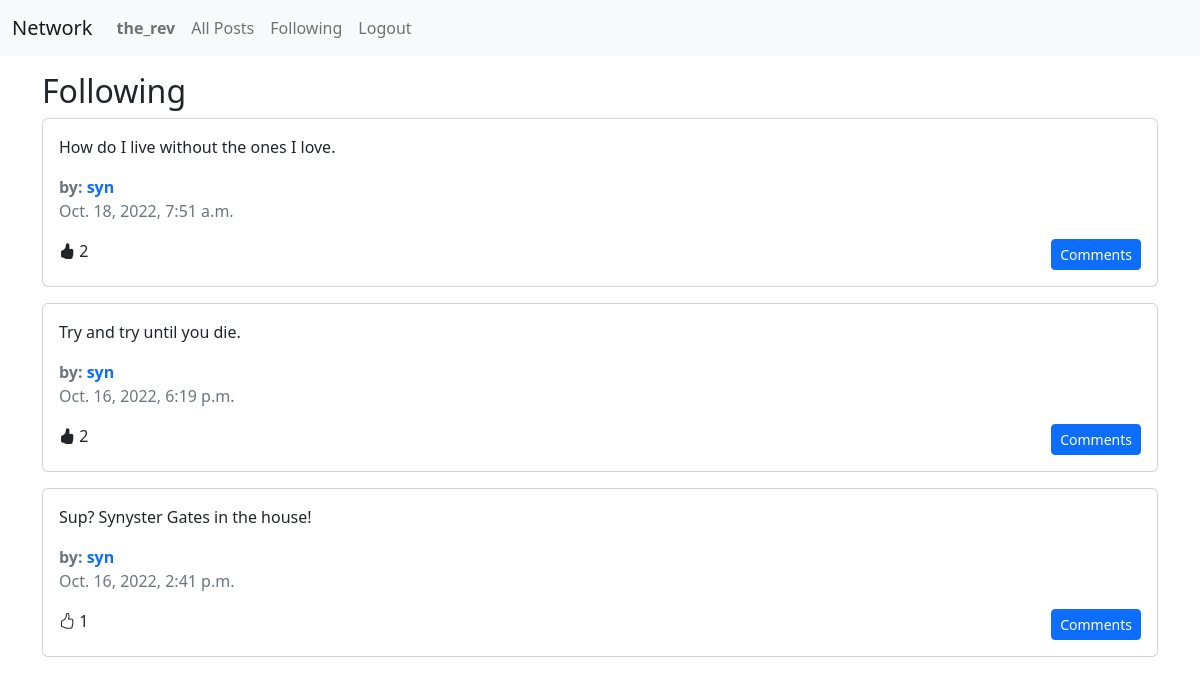
Screenshot of /following (signed in) with the database file from the repository.
### network/models.py (models this page shows, shortened)
class User(AbstractUser):
    following = models.ManyToManyField("self", blank=True, related_name="followers", symmetrical=False)
    liked_posts = models.ManyToManyField("Post", blank=True, related_name="likers")

class Post(models.Model):
    author = models.ForeignKey(User, on_delete=models.CASCADE, related_name="posts")
    body = models.TextField()
    date_created = models.DateTimeField(auto_now_add=True)

### network/views.py (the view)
# urls.py: path("following", views.following, name="following"),
@login_required
def following(request):
    posts = Post.objects.filter(author__in=request.user.following.all()).order_by("-date_created")
    for post in posts:
        setattr(post, "like_count", post.likers.count())
        setattr(post, "liked", request.user.liked_posts.filter(pk=post.id).exists())
    page_num = request.GET.get("page")
    if not page_num:
        page_num = 1
    paginator = Paginator(posts, 10)
    page = paginator.get_page(page_num)
    return render(request, "network/following.html", {
        "page": page
    })

### network/templates/network/following.html (shortened to what this page needs)
{% extends "network/posts_layout.html" %}
{% block header %}
<h1 class="fs-2">Following</h1>
{% endblock %}

### network/templates/network/posts_layout.html (shortened to what this page needs)
{% extends "network/layout.html" %}
{% load static %}
{% block body %}
{% block header %}{% endblock %}
<div id="posts" class="row gy-3">
    {% for post in page %}
    <div class="col-12">
        <div class="card">
            <div class="card-body">
                <p class="card-text" id="post-{{ post.id }}-body">{{ post.body }}</p>
                <div class="text-muted fw-bold">
                    by:
                    <a href="{% url 'user' user_id=post.author.id %}" class="profile-link">
                        {{ post.author.username }}
                    </a>
                </div>
                <div class="card-text text-muted mb-3">{{ post.date_created }}</div>
                <div class="d-flex">
                    <div class="me-auto">
                        {% if post.liked %}
                        <i class="bi bi-hand-thumbs-up-fill like-button" data-post-id="{{ post.id }}"></i>
                        {% else %}
                        <i class="bi bi-hand-thumbs-up like-button" data-post-id="{{post.id}}"></i>
                        {% endif %}
                        <span class="like-count">{{ post.like_count }}</span>
                    </div>
                    <button
                        data-post-id="{{post.id}}"
                        class="btn btn-sm btn-primary comments-button"
                        data-bs-toggle="modal"
                        data-bs-target="#comments-modal"
                    >
                        Comments
                    </button>
                </div>
            </div>
        </div>
    </div>
    {% endfor %}
</div>
{% endblock %}

### network/templates/network/layout.html (shortened to what this page needs)
{% load static %}
<!DOCTYPE html>
<html lang="en">
<head>
    <link href="https://cdn.jsdelivr.net/npm/bootstrap@5.2.2/dist/css/bootstrap.min.css" rel="stylesheet"
>
    <link href="{% static 'network/styles.css' %}" rel="stylesheet">
    <link rel="stylesheet" href="https://cdn.jsdelivr.net/npm/bootstrap-icons@1.9.1/font/bootstrap-icons.css">
</head>
<body>
    <nav class="navbar navbar-expand-lg navbar-light bg-light mb-3">
        <div class="container-fluid">
            <a class="navbar-brand" href="{% url 'index' %}">Network</a>
            <div class="collapse navbar-collapse" id="navbarNavAltMarkup">
                <div class="navbar-nav">
                    {% if user.is_authenticated %}
                    <a class="nav-link" href="{% url 'user' user_id=user.id%}"><strong>{{ user.username }}</strong></a>
                    {% endif %}
                    <a class="nav-link" href="{% url 'index' %}">All Posts</a>
                    {% if user.is_authenticated %}
                    <a class="nav-link" href="{% url 'following' %}">Following</a>
                    <a class="nav-link" href="{% url 'logout' %}">Logout</a>
                    {% else %}
                    <a class="nav-link" href="{% url 'login' %}">Login</a>
                    <a class="nav-link" href="{% url 'register' %}">Register</a>
                    {% endif %}
                </div>
            </div>
        </div>
    </nav>
    <div class="body container">
        {% block body %}
        {% endblock %}
    </div>
</body>
</html>

### network/static/network/styles.css (style rules this page uses)
.profile-link { text-decoration: none; }
.like-button { cursor: pointer; }

### rows the page displays
User: username "the_rev"
Post: body "How do I live without the ones I love.", author.username "syn", date_created "Oct. 18, 2022, 7:51 a.m.", like_count "2"
Post: body "Try and try until you die.", author.username "syn", date_created "Oct. 16, 2022, 6:19 p.m.", like_count "2"
Post: body "Sup? Synyster Gates in the house!", author.username "syn", date_created "Oct. 16, 2022, 2:41 p.m.", like_count "1"
